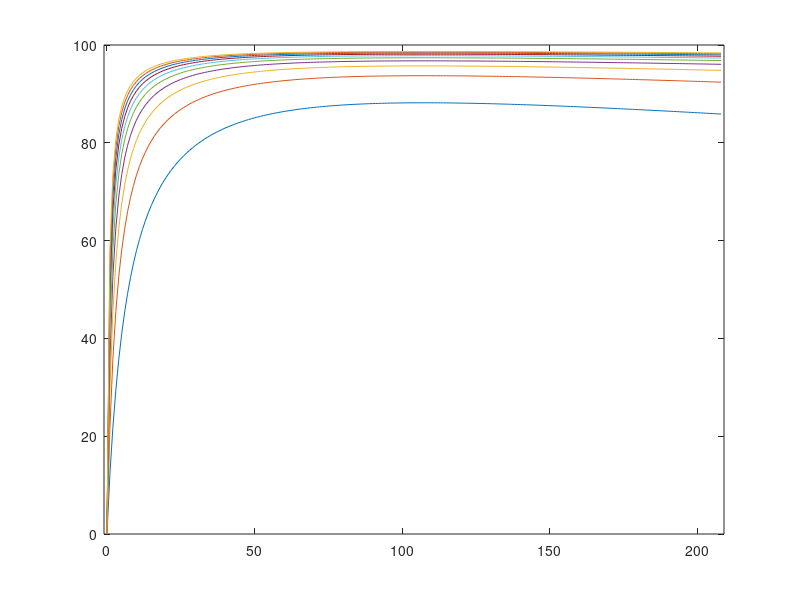

Write the MATLAB code that produced this figure. (Note: this script raises an error after producing the figure.)
poc=172.6;
voc=2400;
ioc=0.4844;
pfoc=poc/(voc*ioc);
isc=208.3;
%vforisc=52.13;
psc=649.9;
iL=(0:1:208);
effm=zeros(209,10);
pfi=(0.1:0.1:1);
for i=1:10
pf=pfi(i);
po=(240*iL)*pf;
wsc=((iL/isc).^2)*psc;
wt=wsc+poc;
pi=po+wt;
eff=100*(po./pi);
plot(iL,eff);
hold on
effm(:,i)=eff;
end
hold off
xlim([-1 209])
legend("pf is "+string((0.1:0.1:1)))
xlabel('iL');
ylabel('efficiency');